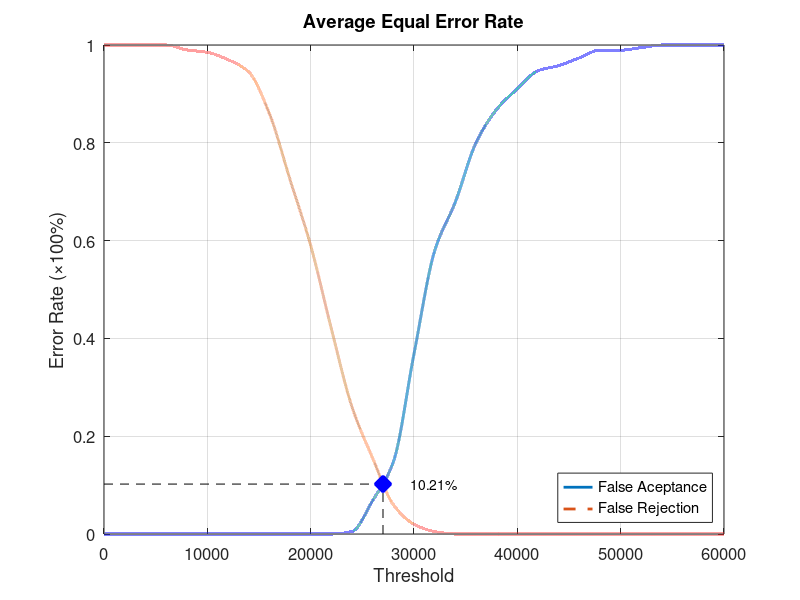
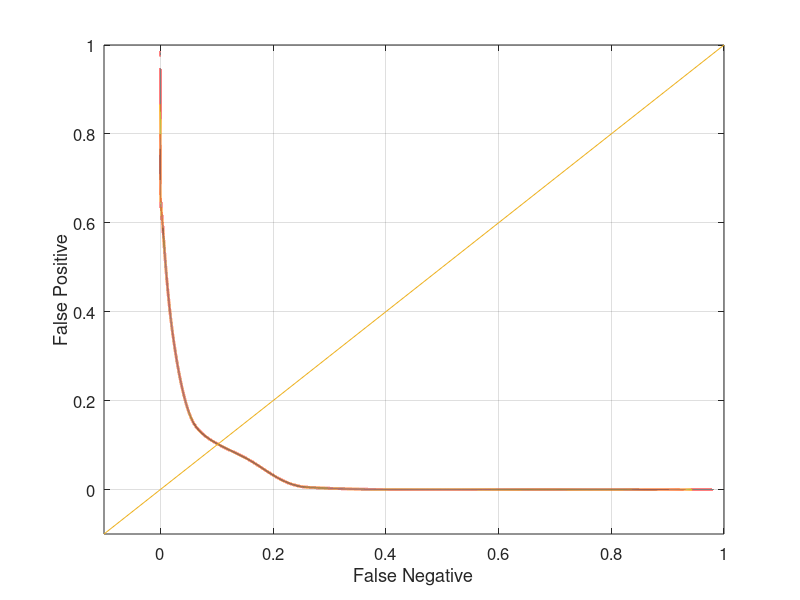

Here is the MATLAB script that generated these plots, in order:
function yEER = Database4_4
close all;
clear;
clc;
x = 0:2000:60000;
xq = 0:0.5:60000;

y0 = [0 0 0 0 0 0 0 0 0 0 0 0 0.00526316 0.0684211 0.147368 0.368421 0.578947 0.678947 0.8 0.868421 0.910526 0.947368 0.957895 0.973684 0.989474 0.989474 0.994737 1 1 1 1];
yy0 = interp1(x, y0, xq, 'pchip');
y1 = [1 1 1 1 0.99 0.985 0.97 0.945 0.86 0.725 0.59 0.42 0.26 0.155 0.06 0.02 0.005 0 0 0 0 0 0 0 0 0 0 0 0 0 0];
yy1 = interp1(x, y1, xq, 'pchip');

% Calculating EER: 
y2 = abs(y0 - y1);
find(y2 == min(y2))
yy2 = abs(yy0 - yy1);
xEER = find(yy2 == min(yy2));
xEERIndex = xq(xEER) % X-axis EER
yEER = yy0(xEER) % Y-axis EER

main = figure
plot(xq, yy0,'-','LineWidth', 2);	hold on
plot(xq, yy1,'--','LineWidth', 2);	hold on
plot([xEERIndex xEERIndex], [0 yEER], 'k--');	hold on
plot([0 xEERIndex], [yEER yEER], 'k--');	hold on
plot(xEERIndex, yEER, 'bx', 'LineWidth', 10);	hold on
text(xEERIndex + 10 * xEERIndex / 100, yEER, [num2str(round((10000 * yEER)) / 100) '%'])
legend('False Aceptance', 'False Rejection', 'Location', 'SouthEast')
xlabel('Threshold')
ylabel('Error Rate (\times100%)')
title('Average Equal Error Rate')
set(gca, 'FontSize', 12)
axis([0 60000 0 1])
grid on

print(main, 'Database4_4Main', '-dpng');
FNRxFPR = figure('Color', [1 1 1]);
plot(yy1, yy0, '-', yy1, yy0, 'LineWidth', 2);
hold on
y = -0.1:0.1:1
plot(y, y); 
set(gca, 'FontSize', 12)
xlabel('False Negative')
ylabel('False Positive')
axis([-0.1 1 -0.1 1])
set(gca, 'FontSize', 12)
grid on

print(FNRxFPR, 'Database4_4FNRxFPR','-dpng');
end
